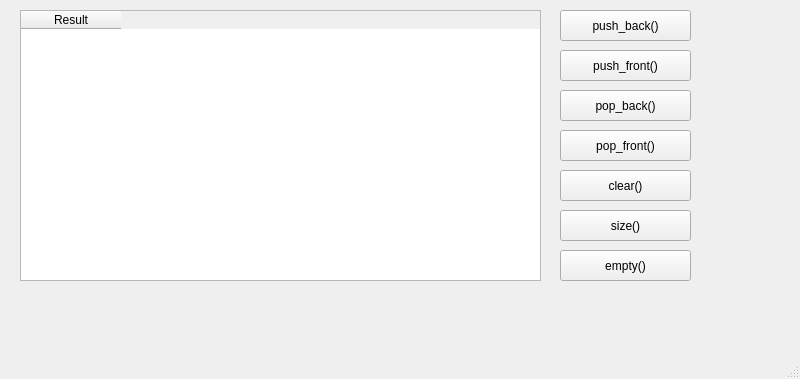
<?xml version="1.0" encoding="UTF-8"?>
<ui version="4.0">
 <class>MainWindow</class>
 <widget class="QMainWindow" name="MainWindow">
  <property name="geometry">
   <rect>
    <x>0</x>
    <y>0</y>
    <width>800</width>
    <height>379</height>
   </rect>
  </property>
  <property name="windowTitle">
   <string>MainWindow</string>
  </property>
  <widget class="QWidget" name="centralwidget">
   <widget class="QTableWidget" name="tableWidget">
    <property name="geometry">
     <rect>
      <x>20</x>
      <y>10</y>
      <width>521</width>
      <height>271</height>
     </rect>
    </property>
    <column>
     <property name="text">
      <string>Result</string>
     </property>
    </column>
   </widget>
   <widget class="QPushButton" name="push_back">
    <property name="geometry">
     <rect>
      <x>560</x>
      <y>10</y>
      <width>131</width>
      <height>31</height>
     </rect>
    </property>
    <property name="text">
     <string>push_back()</string>
    </property>
   </widget>
   <widget class="QPushButton" name="push_front">
    <property name="geometry">
     <rect>
      <x>560</x>
      <y>50</y>
      <width>131</width>
      <height>31</height>
     </rect>
    </property>
    <property name="text">
     <string>push_front()</string>
    </property>
   </widget>
   <widget class="QPushButton" name="pop_back">
    <property name="geometry">
     <rect>
      <x>560</x>
      <y>90</y>
      <width>131</width>
      <height>31</height>
     </rect>
    </property>
    <property name="text">
     <string>pop_back()</string>
    </property>
   </widget>
   <widget class="QPushButton" name="pop_front">
    <property name="geometry">
     <rect>
      <x>560</x>
      <y>130</y>
      <width>131</width>
      <height>31</height>
     </rect>
    </property>
    <property name="text">
     <string>pop_front()</string>
    </property>
   </widget>
   <widget class="QPushButton" name="empty">
    <property name="geometry">
     <rect>
      <x>560</x>
      <y>250</y>
      <width>131</width>
      <height>31</height>
     </rect>
    </property>
    <property name="text">
     <string>empty()</string>
    </property>
   </widget>
   <widget class="QPushButton" name="clear">
    <property name="geometry">
     <rect>
      <x>560</x>
      <y>170</y>
      <width>131</width>
      <height>31</height>
     </rect>
    </property>
    <property name="text">
     <string>clear()</string>
    </property>
   </widget>
   <widget class="QPushButton" name="size">
    <property name="geometry">
     <rect>
      <x>560</x>
      <y>210</y>
      <width>131</width>
      <height>31</height>
     </rect>
    </property>
    <property name="text">
     <string>size()</string>
    </property>
   </widget>
  </widget>
  <widget class="QMenuBar" name="menubar">
   <property name="geometry">
    <rect>
     <x>0</x>
     <y>0</y>
     <width>800</width>
     <height>17</height>
    </rect>
   </property>
  </widget>
  <widget class="QStatusBar" name="statusbar"/>
 </widget>
 <resources/>
 <connections/>
</ui>
